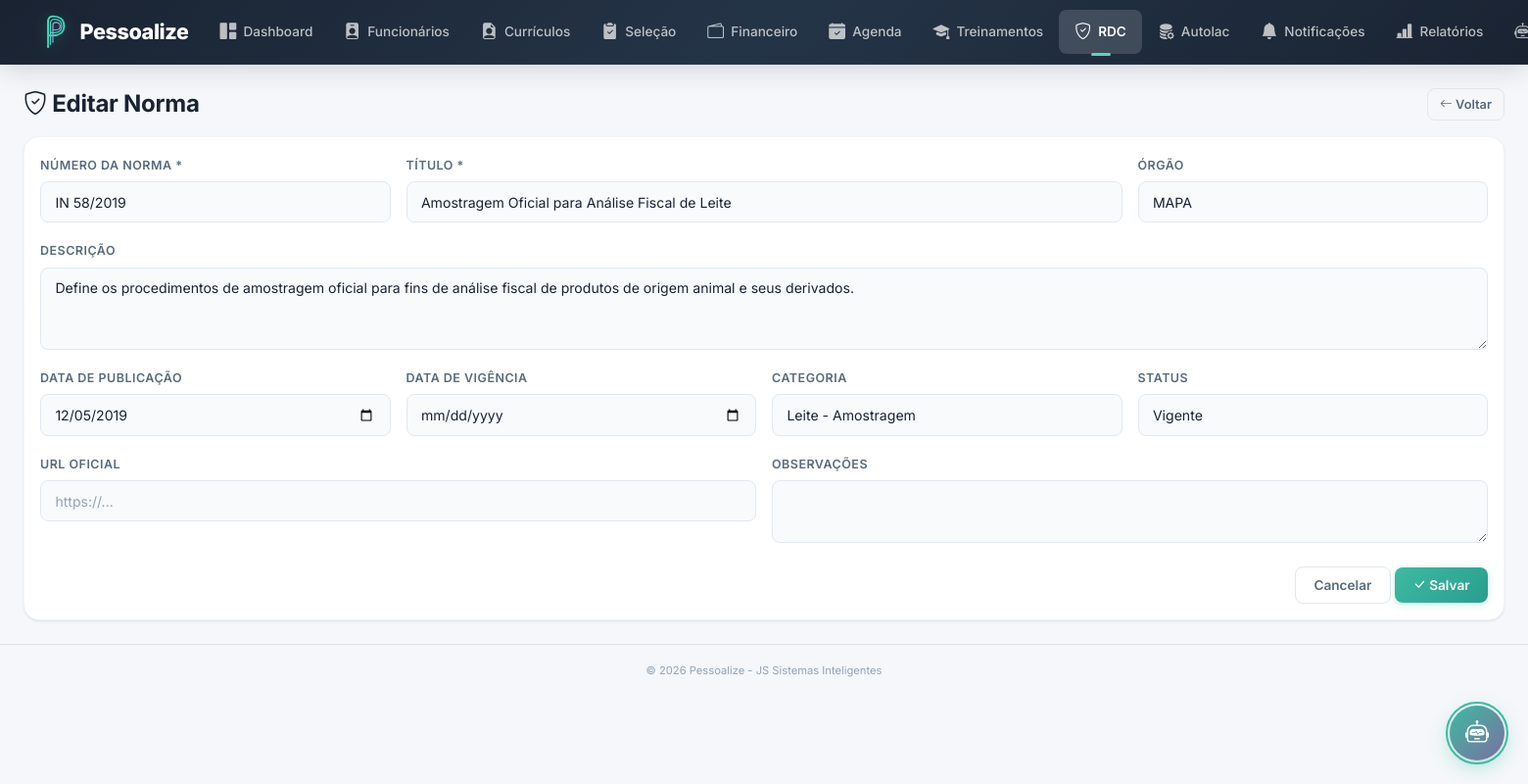
Screenshot of /index.php?module=rdc&action=form&id=8 (signed in) with the database file from the repository.
### tables this page shows
CREATE TABLE IF NOT EXISTS rdc_normas (
    id INT AUTO_INCREMENT PRIMARY KEY,
    numero VARCHAR(50) NOT NULL,
    titulo VARCHAR(300) NOT NULL,
    orgao ENUM('ANVISA','MAPA','INMETRO','OUTRO') DEFAULT 'ANVISA',
    data_publicacao DATE,
    data_vigencia DATE,
    descricao TEXT,
    categoria VARCHAR(100),
    status ENUM('vigente','revogada','alterada') DEFAULT 'vigente',
    url_oficial VARCHAR(500),
    observacoes TEXT,
    criado_em DATETIME DEFAULT CURRENT_TIMESTAMP,
    atualizado_em DATETIME DEFAULT CURRENT_TIMESTAMP ON UPDATE CURRENT_TIMESTAMP
);

### core/Database.php (called while the page is built, shortened)
<?php
class Database {
    private static $instance = null;
    private $pdo;
    private function __construct() {
        try {
            $dsn = 'mysql:host=' . DB_HOST . ';dbname=' . DB_NAME . ';charset=' . DB_CHARSET;
            $this->pdo = new PDO($dsn, DB_USER, DB_PASS, [
                PDO::ATTR_ERRMODE => PDO::ERRMODE_EXCEPTION,
                PDO::ATTR_DEFAULT_FETCH_MODE => PDO::FETCH_ASSOC,
                PDO::ATTR_EMULATE_PREPARES => false,
            ]);
        } catch (PDOException $e) {
            die('Erro na conexão com o banco de dados. Verifique as configurações.');
        }
    }
    public static function getInstance() {
        if (self::$instance === null) {
            self::$instance = new self();
        }
        return self::$instance;
    }
    public function query($sql, $params = []) {
        $stmt = $this->pdo->prepare($sql);
        $stmt->execute($params);
        return $stmt;
    }
    public function fetch($sql, $params = []) {
        return $this->query($sql, $params)->fetch();
    }
}

### core/helpers.php (called while the page is built, shortened)
<?php
function e($string) {
    return htmlspecialchars($string ?? '', ENT_QUOTES, 'UTF-8');
}

### modules/rdc/form.php (the view, shortened to what this page needs)
<?php
$db = Database::getInstance();
$norma = null;
$isEdit = false;
if ($id) {
    $norma = $db->fetch("SELECT * FROM rdc_normas WHERE id = ?", [$id]);
    $isEdit = true;
}
$n = $norma ?? [];
?>
<div class="d-flex justify-content-between align-items-center mb-3">
    <h4 class="fw-bold mb-0">
        <i class="bi bi-shield-check"></i>
        <?= $isEdit ? 'Editar Norma' : 'Nova Norma' ?>
    </h4>
    <a href="index.php?module=rdc" class="btn btn-outline-secondary btn-sm"><i class="bi bi-arrow-left"></i> Voltar</a>
</div>
<div class="card">
    <div class="card-body">
        <form method="POST" action="index.php?module=rdc&action=form<?= $isEdit ? '&id='.$id : '' ?>">
            <div class="row g-3 mb-4">
                <div class="col-md-3">
                    <label class="form-label">Número da Norma *</label>
                    <input type="text" name="numero" class="form-control" value="<?= e($n['numero'] ?? '') ?>" required placeholder="Ex: RDC 786/2023">
                </div>
                <div class="col-md-6">
                    <label class="form-label">Título *</label>
                    <input type="text" name="titulo" class="form-control" value="<?= e($n['titulo'] ?? '') ?>" required>
                </div>
                <div class="col-md-3">
                    <label class="form-label">Órgão</label>
                    <select name="orgao" class="form-select">
                        <option value="MAPA" <?= ($n['orgao'] ?? '') === 'MAPA' ? 'selected' : '' ?>>MAPA</option>
                    </select>
                </div>
                <div class="col-md-12">
                    <label class="form-label">Descrição</label>
                    <textarea name="descricao" class="form-control" rows="3"><?= e($n['descricao'] ?? '') ?></textarea>
                </div>
                <div class="col-md-3">
                    <label class="form-label">Data de Publicação</label>
                    <input type="date" name="data_publicacao" class="form-control" value="<?= e($n['data_publicacao'] ?? '') ?>">
                </div>
                <div class="col-md-3">
                    <label class="form-label">Data de Vigência</label>
                    <input type="date" name="data_vigencia" class="form-control" value="<?= e($n['data_vigencia'] ?? '') ?>">
                </div>
                <div class="col-md-3">
                    <label class="form-label">Categoria</label>
                    <input type="text" name="categoria" class="form-control" value="<?= e($n['categoria'] ?? '') ?>" placeholder="Ex: Laboratórios">
                </div>
                <div class="col-md-3">
                    <label class="form-label">Status</label>
                    <select name="status" class="form-select">
                        <option value="vigente" <?= ($n['status'] ?? 'vigente') === 'vigente' ? 'selected' : '' ?>>Vigente</option>
                    </select>
                </div>
                <div class="col-md-6">
                    <label class="form-label">URL Oficial</label>
                    <input type="url" name="url_oficial" class="form-control" value="<?= e($n['url_oficial'] ?? '') ?>" placeholder="https://...">
                </div>
                <div class="col-md-6">
                    <label class="form-label">Observações</label>
                    <textarea name="observacoes" class="form-control" rows="2"><?= e($n['observacoes'] ?? '') ?></textarea>
                </div>
            </div>
            <div class="text-end">
                <a href="index.php?module=rdc" class="btn btn-outline-secondary">Cancelar</a>
                <button type="submit" class="btn btn-pessoalize"><i class="bi bi-check-lg"></i> Salvar</button>
            </div>
        </form>
    </div>
</div>

### assets/css/style.css (style rules this page uses)
:root { --primary: #3DBBA0; --primary-light: #5CD4B8; --primary-dark: #2A9D8F; --primary-glow: rgba(61, 187, 160, 0.15); --secondary: #9B8EC4; --secondary-light: #B5A9D6; --accent: #7B6FA0; --success: #10b981; --success-light: rgba(16, 185, 129, 0.1); --danger: #ef4444; --danger-light: rgba(239, 68, 68, 0.1); --warning: #f59e0b; --warning-light: rgba(245, 158, 11, 0.1); --info: #06b6d4; --info-light: rgba(6, 182, 212, 0.1); --bg-body: #f5f7fa; --bg-card: #ffffff; --bg-navbar: linear-gradient(135deg, #1A2332 0%, #243447 50%, #1A2332 100%); --bg-input: #f8fafc; --text-primary: #1A2332; --text-secondary: #5a6a7e; --text-muted: #94a3b8; --text-white: #ffffff; --border: #e2e8f0; --border-light: #f1f5f9; --shadow-sm: 0 1px 2px rgba(0,0,0,0.04); --shadow: 0 1px 3px rgba(0,0,0,0.06), 0 1px 2px rgba(0,0,0,0.04); --shadow-md: 0 4px 6px -1px rgba(0,0,0,0.07), 0 2px 4px -1px rgba(0,0,0,0.04); --shadow-lg: 0 10px 25px -3px rgba(0,0,0,0.08), 0 4px 6px -2px rgba(0,0,0,0.04); --shadow-xl: 0 20px 40px -5px rgba(0,0,0,0.1); --radius-sm: 8px; --radius: 12px; --radius-lg: 16px; --radius-xl: 20px; --radius-full: 9999px; --transition: all 0.25s cubic-bezier(0.4, 0, 0.2, 1); --transition-fast: all 0.15s ease; }
*, *::before, *::after { box-sizing: border-box; }
body { font-family: 'Inter', -apple-system, BlinkMacSystemFont, 'Segoe UI', Roboto, sans-serif; background-color: var(--bg-body); color: var(--text-primary); line-height: 1.6; font-size: 0.9rem; -webkit-font-smoothing: antialiased; }
h1, h2, h3, h4, h5, h6 { font-weight: 700; color: var(--text-primary); letter-spacing: -0.01em; }
a { color: var(--primary); text-decoration: none; transition: var(--transition-fast); }
.card { background: var(--bg-card); border: 1px solid var(--border-light); border-radius: var(--radius-lg); box-shadow: var(--shadow); transition: var(--transition); overflow: hidden; }
.btn { font-weight: 600; font-size: 0.85rem; border-radius: var(--radius-sm); padding: 0.5rem 1.15rem; transition: var(--transition); }
.btn-sm { padding: 0.35rem 0.75rem; font-size: 0.8rem; }
.btn-pessoalize { background: linear-gradient(135deg, var(--primary) 0%, var(--primary-dark) 100%); border: none; color: var(--text-white); box-shadow: 0 2px 8px rgba(61, 187, 160, 0.25); }
.btn-outline-secondary { color: var(--text-secondary); border-color: var(--border); }
.form-label { font-weight: 600; font-size: 0.78rem; color: var(--text-secondary); text-transform: uppercase; letter-spacing: 0.04em; margin-bottom: 0.4rem; }
.form-control, .form-select { border: 1.5px solid var(--border); border-radius: var(--radius-sm); padding: 0.6rem 0.9rem; font-size: 0.88rem; color: var(--text-primary); background: var(--bg-input); transition: var(--transition); }
.form-control::placeholder { color: var(--text-muted); }

### rows the page displays
rdc_normas: numero "IN 58/2019", titulo "Amostragem Oficial para Análise Fiscal de Leite", orgao "MAPA", descricao "Define os procedimentos de amostragem oficial para fins de análise fiscal de produtos de origem animal e seus derivados.", data_publicacao "12/05/2019", categoria "Leite - Amostragem", status "Vigente"

### other values shown
APP_NAME "Pessoalize"
